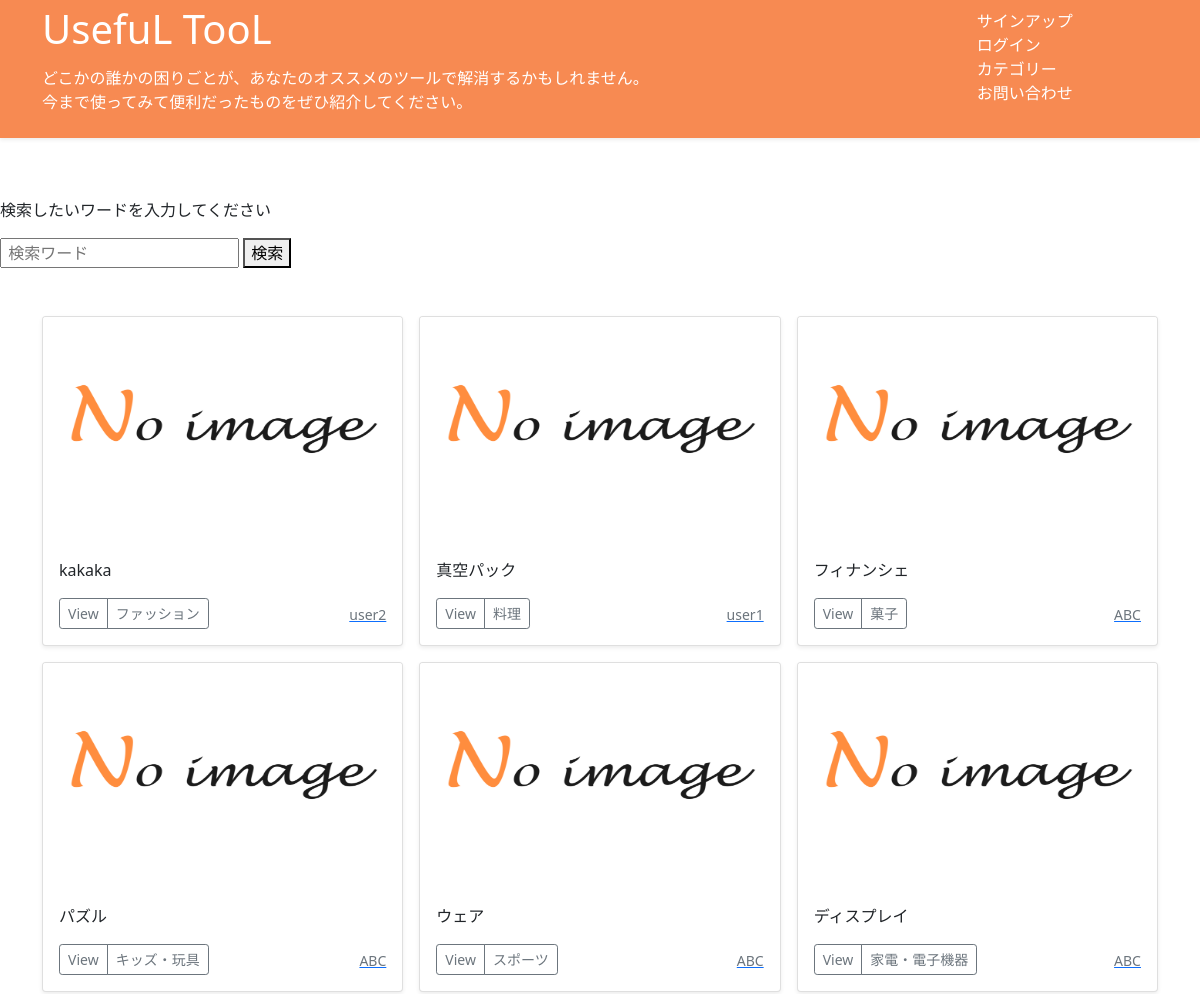
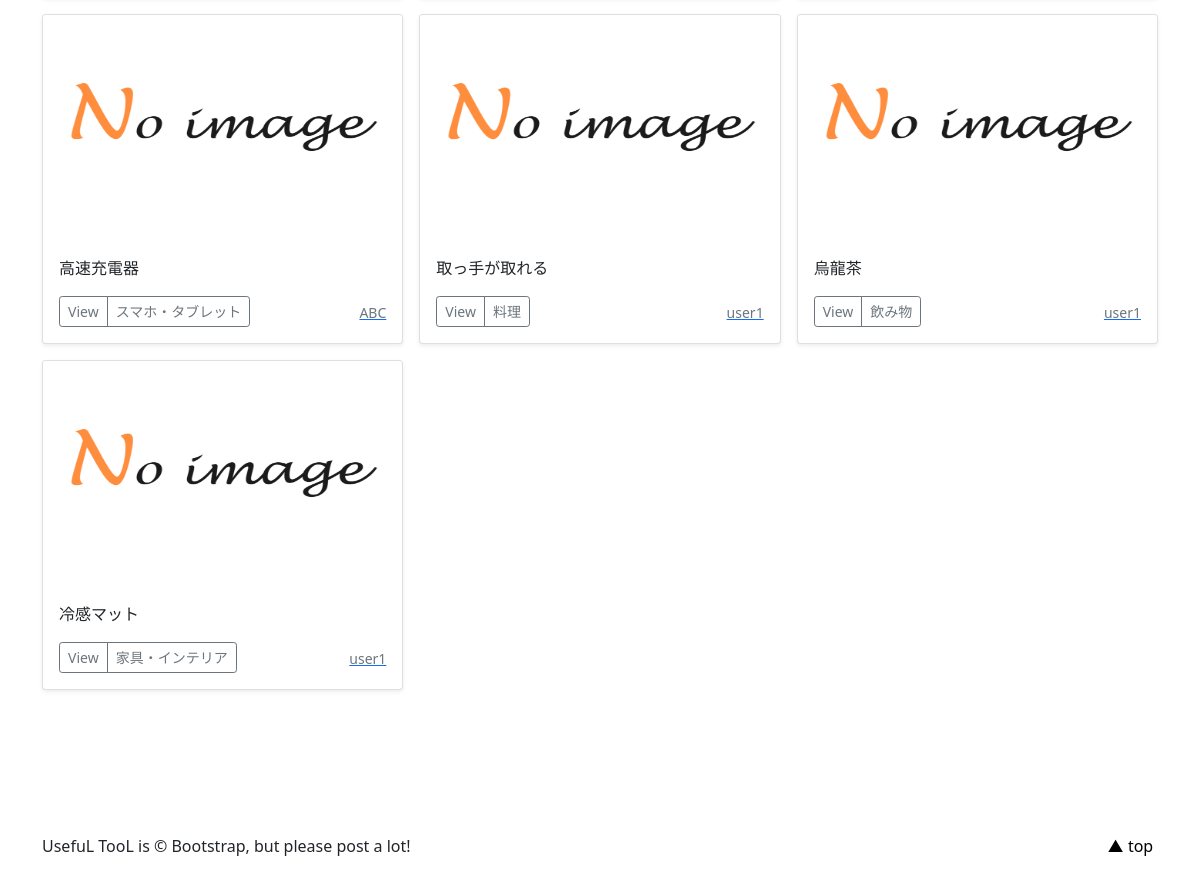
The app's page /search/ with its own data (2 pictures, top to bottom).
### tool/models.py (models this page shows, shortened)
class ToolPost(models.Model):
    user = models.ForeignKey(CustomUser,
                             verbose_name = 'ユーザー',
                             on_delete = models.CASCADE )
    category = models.ForeignKey(
        Category,
        verbose_name = 'カテゴリ',
        on_delete = models.PROTECT )
    title = models.CharField(
        verbose_name='タイトル',max_length=30 )
    for_user = models.TextField(
        verbose_name='キーワード', )
    comment = models.TextField(
        verbose_name='コメント', )
    image1 = models.ImageField(
        verbose_name='イメージ1', upload_to= 'tool_img' )
    image2 = models.ImageField(
        verbose_name='イメージ2', upload_to= 'tool_img',
         blank = True, null = True )
    posted_at = models.DateTimeField(
        verbose_name='投稿日時' , auto_now_add = True )

class Category(models.Model):
    title = models.CharField(verbose_name = 'カテゴリ',
                             max_length=20 )

### accounts/models.py (models this page shows)
class CustomUser(AbstractUser):
    pass

### tool/views.py (the view)
# urls.py: path('search/', views.SearchView.as_view(), name='search'),
class SearchView(ListView):
    template_name = 'search.html'
    def get_queryset(self):
        queryset = ToolPost.objects.order_by('posted_at')
        query = self.request.GET.get('query')
        if query:
            queryset = queryset.filter(
            Q(title__icontains=query) | Q(for_user__icontains=query) | Q(comment__icontains=query)
            )
        return queryset

### tool/templates/search.html (shortened to what this page needs)
{% extends 'base.html' %}
{% block contents %}
<div style="margin-right:auto; margin-left:auto; margin-top:5%; margin-bottom:4%; border:none;">
<form action="" method="get" class="space1">
  <p>検索したいワードを入力してください</p>
  <input name="query" value="{{ request.GET.query }}" type="text" placeholder=" 検索ワード " class="txt_box">
  <button type="submit" class="btn-color4">検索</button>
</form>
{% if object_list.count == 0 %}
  <br><br>
  <h4 class="space1">検索しましたが、キーワードと一致する投稿はありませんでした。</h4>
  {% else %}
  {% include "tools_list.html" %}
{% endif %}
</div>
{% endblock %}

### 1120 buck_up/tool/templates/tools_list.html (shortened to what this page needs)
  <div class="album py-5 bg-body-tertiary">
    <div class="container">
      <div class="row row-cols-1 row-cols-sm-2 row-cols-md-3 g-3">
        {% for record in object_list %}
        <div class="col">
          <div class="card shadow-sm">
            <img src="{{ record.image1.url }}"
                 class="bd-placeholder-img card-img-top"
                 width="100%" height="225"
                 xmlns="http://www.w3.org/2000/svg"
                 role="img" aria-label="Placeholder: Thumbnail"
                 preserveAspectRatio="xMidYMid slice"
                 focusable="false">
                 <rect width="100%" height="100%" fill="#55595c"/>
            <div class="card-body">
              <p class="card-text">{{record.title}}</p>
              <div class="d-flex justify-content-between align-items-center">
                <div class="btn-group">
                  <button type="button" class="btn btn-sm btn-outline-secondary"
                  onclick="location.href='{% url 'tool:tools_detail' record.pk %}'">View</button>
                  <button type="button" class="btn btn-sm btn-outline-secondary"
                  onclick="location.href='{% url 'tool:tools_cat' category=record.category.id %}'">{{record.category.title}}</button>
                </div>
                <a href="{% url 'tool:user_list' user=record.user.id %}">
                <small class="text-muted">{{record.user.username}}</small>
                </a>
              </div>
            </div>
          </div>
        </div>
        {% endfor %}
      </div>
    </div>
  </div>

### 1120 buck_up/tool/templates/base.html (style rules this page uses)
.bd-placeholder-img { font-size: 1.125rem; text-anchor: middle; -webkit-user-select: none; -moz-user-select: none; user-select: none; }

### records on screen
ToolPost: image1 (picture), title "kakaka", category "ファッション", user.username "user2"
ToolPost: image1 (picture), title "真空パック", category "料理", user.username "user1"
ToolPost: image1 (placeholder picture), title "フィナンシェ", category "菓子", user.username "ABC"
ToolPost: image1 (picture), title "パズル", category "キッズ・玩具", user.username "ABC"
ToolPost: image1 (picture), title "ウェア", category "スポーツ", user.username "ABC"
ToolPost: image1 (picture), title "ディスプレイ", category "家電・電子機器", user.username "ABC"
ToolPost: image1 (picture), title "高速充電器", category "スマホ・タブレット", user.username "ABC"
ToolPost: image1 (picture), title "取っ手が取れる", category "料理", user.username "user1"
ToolPost: image1 (picture), title "烏龍茶", category "飲み物", user.username "user1"
ToolPost: image1 (picture), title "冷感マット", category "家具・インテリア", user.username "user1"
